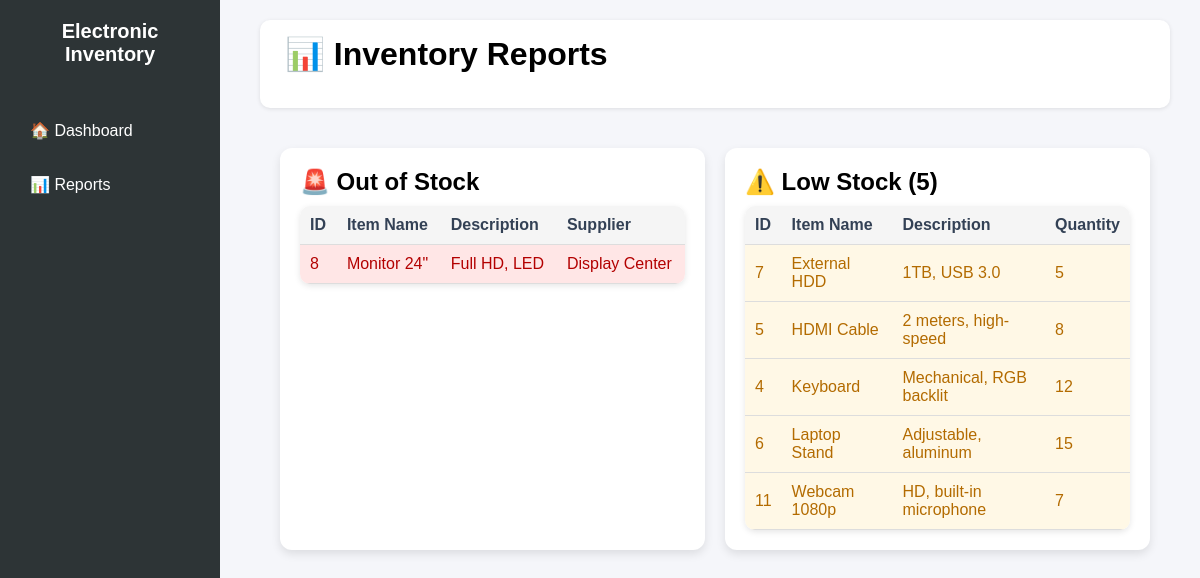
The app's page /reports.php with its own data.
### tables this page shows
CREATE TABLE `inventory` (
  `id` int(11) NOT NULL,
  `name` varchar(255) NOT NULL,
  `description` text DEFAULT NULL,
  `quantity` int(11) NOT NULL,
  `price` decimal(10,2) NOT NULL,
  `supplier` varchar(255) DEFAULT NULL,
  `created_at` timestamp NOT NULL DEFAULT current_timestamp(),
  `updated_at` timestamp NOT NULL DEFAULT current_timestamp() ON UPDATE current_timestamp()
);

### reports.php (the view, shortened to what this page needs)
<?php
require_once 'config.php';
$stmt1 = $pdo->query("SELECT * FROM inventory WHERE quantity = 0 ORDER BY name ASC");
$out_of_stock_items = $stmt1->fetchAll();
$stmt2 = $pdo->query("SELECT * FROM inventory WHERE quantity BETWEEN 1 AND 19 ORDER BY name ASC");
$low_stock_items = $stmt2->fetchAll();
?>
<!DOCTYPE html>
<html lang="en">
<head>
  <link rel="stylesheet" href="style.css">
</head>
<body>
  <div class="sidebar">
    <h2>Electronic Inventory</h2>
    <ul>
      <li><a href="index.php">🏠 Dashboard</a></li>
      <li><a href="reports.php" class="active">📊 Reports</a></li>
    </ul>
  </div>
  <div class="main-content">
    <div class="topbar">
      <h1>📊 Inventory Reports</h1>
    </div>
    <div class="report-container">
      <div class="report-section">
        <h2>🚨 Out of Stock</h2>
        <?php if (empty($out_of_stock_items)): ?>
          <p>✅ All items are in stock.</p>
        <?php else: ?>
          <table>
            <thead>
              <tr>
                <th>ID</th>
                <th>Item Name</th>
                <th>Description</th>
                <th>Supplier</th>
              </tr>
            </thead>
            <tbody>
              <?php foreach ($out_of_stock_items as $item): ?>
                <tr class="out-of-stock-row">
                  <td><?= $item['id'] ?></td>
                  <td><?= htmlspecialchars($item['name']) ?></td>
                  <td><?= htmlspecialchars($item['description']) ?></td>
                  <td><?= htmlspecialchars($item['supplier']) ?></td>
                </tr>
              <?php endforeach; ?>
            </tbody>
          </table>
        <?php endif; ?>
      </div>
      <div class="report-section">
        <h2>⚠️ Low Stock (5)</h2>
        <?php if (empty($low_stock_items)): ?>
          <p>✅ No low-stock alerts.</p>
        <?php else: ?>
          <table>
            <thead>
              <tr>
                <th>ID</th>
                <th>Item Name</th>
                <th>Description</th>
                <th>Quantity</th>
              </tr>
            </thead>
            <tbody>
              <?php foreach ($low_stock_items as $item): ?>
                <tr class="low-stock-row">
                  <td><?= $item['id'] ?></td>
                  <td><?= htmlspecialchars($item['name']) ?></td>
                  <td><?= htmlspecialchars($item['description']) ?></td>
                  <td><?= $item['quantity'] ?></td>
                </tr>
              <?php endforeach; ?>
            </tbody>
          </table>
        <?php endif; ?>
      </div>
    </div>
  </div>
</body>
</html>

### style.css (style rules this page uses)
* { box-sizing: border-box; margin: 0; padding: 0; font-family: "Poppins", sans-serif; }
body { background-color: #f5f6fa; display: flex; }
.sidebar { width: 230px; height: 100vh; background-color: #1e293b; color: white; position: fixed; display: flex; flex-direction: column; padding: 20px; }
.sidebar h2 { text-align: center; margin-bottom: 30px; font-size: 20px; }
.sidebar ul { list-style: none; padding: 0; }
.sidebar ul li { margin: 15px 0; }
.sidebar ul li a { color: white; text-decoration: none; display: block; padding: 10px; border-radius: 8px; transition: 0.3s; }
.main-content { margin-left: 250px; padding: 30px; width: calc(100% - 250px); }
.topbar { display: flex; justify-content: space-between; align-items: center; background-color: white; padding: 15px 25px; border-radius: 10px; box-shadow: 0 1px 4px rgba(0,0,0,0.1); margin-bottom: 20px; }
table { width: 100%; border-collapse: collapse; background: white; border-radius: 10px; overflow: hidden; box-shadow: 0 2px 6px rgba(0,0,0,0.1); }
th, td { padding: 12px; text-align: center; border-bottom: 1px solid #e2e8f0; }
th { background-color: #f1f5f9; color: #334155; font-weight: 600; }

### reports.php (style rules this page uses)
.report-container { display: flex; justify-content: space-between; gap: 20px; padding: 20px; flex-wrap: wrap; }
.report-section { flex: 1; min-width: 45%; background: #fff; border-radius: 12px; box-shadow: 0 4px 10px rgba(0,0,0,0.1); padding: 20px; }
table { width: 100%; border-collapse: collapse; margin-top: 10px; }
th, td { padding: 10px; text-align: left; border-bottom: 1px solid #ddd; }
th { background-color: #f5f5f5; }
.out-of-stock-row { background-color: #ffe6e6; color: #b30000; }
.low-stock-row { background-color: #fff8e6; color: #b36b00; }
.sidebar { width: 220px; background: #2d3436; color: white; position: fixed; top: 0; bottom: 0; left: 0; padding: 20px; }
.main-content { margin-left: 240px; padding: 20px; }
.topbar h1 { margin-bottom: 20px; }

### records on screen
inventory: id "8", name "Monitor 24\"", description "Full HD, LED", supplier "Display Center"
inventory: id "7", name "External HDD", description "1TB, USB 3.0", quantity "5"
inventory: id "5", name "HDMI Cable", description "2 meters, high-speed", quantity "8"
inventory: id "4", name "Keyboard", description "Mechanical, RGB backlit", quantity "12"
inventory: id "6", name "Laptop Stand", description "Adjustable, aluminum", quantity "15"
inventory: id "11", name "Webcam 1080p", description "HD, built-in microphone", quantity "7"
